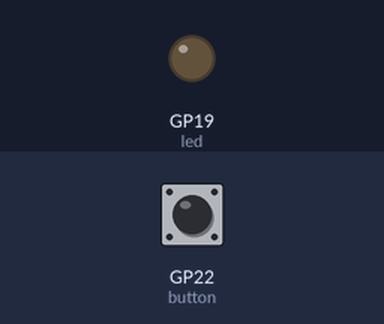
A program run on a simulated Raspberry Pi Pico running MicroPython. Parts: output pins drawn as LEDs (lit = HIGH). The inputs (shaded band) are chosen by the test bench; at power-on: GP22 (button) HIGH.

Above: at 1.2 s.
1.3 s: GP22 (button) pulled LOW for 0.15 s
At 1.8 s:
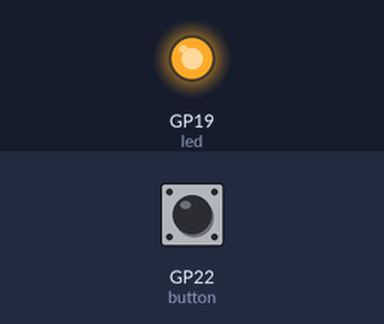
2.9 s: GP22 (button) pulled LOW for 1 s
At 4.2 s:
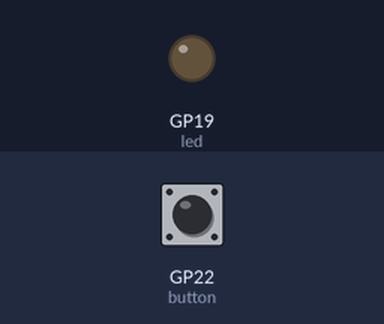
5.4 s: GP22 (button) pulled LOW for 3.2 s
At 6.1 s:
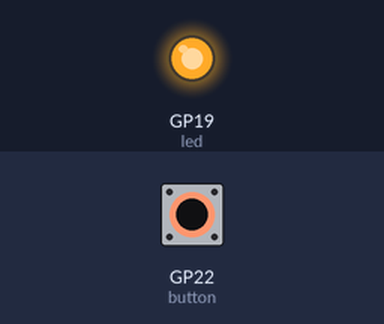
Timing chart, 0 to 8.4 s (numbered marks = the images above; inputs shaded):
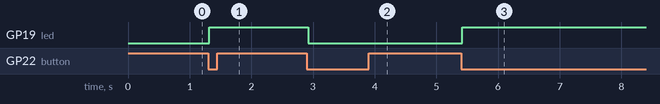

Measured:
- after the input at 1.3 s, GP19 (led): LOW → HIGH at once
- after the input at 2.9 s, GP19 (led): HIGH → LOW at once
- after the input at 5.4 s, GP19 (led): LOW → HIGH at once

The program:

Project_14_Mini_Table_Lamp.py
```python
from machine import Pin
import time

led = Pin(19, Pin.OUT) # create LED object from Pin 19,Set Pin 19 to output
button = Pin(22, Pin.IN, Pin.PULL_UP) #Create button object from Pin22,Set GP22 to input

#Customize a function and name it reverseGPIO(),which reverses the output level of the LED
def reverseGPIO():
    if led.value():
        led.value(0)     #Set led turn off
    else:
        led.value(1)     #Set led turn on

try:
    while True:
        if not button.value():
            time.sleep_ms(20)
            if not button.value():
                reverseGPIO()
                while not button.value():
                    time.sleep_ms(20)
except:
    pass
```
